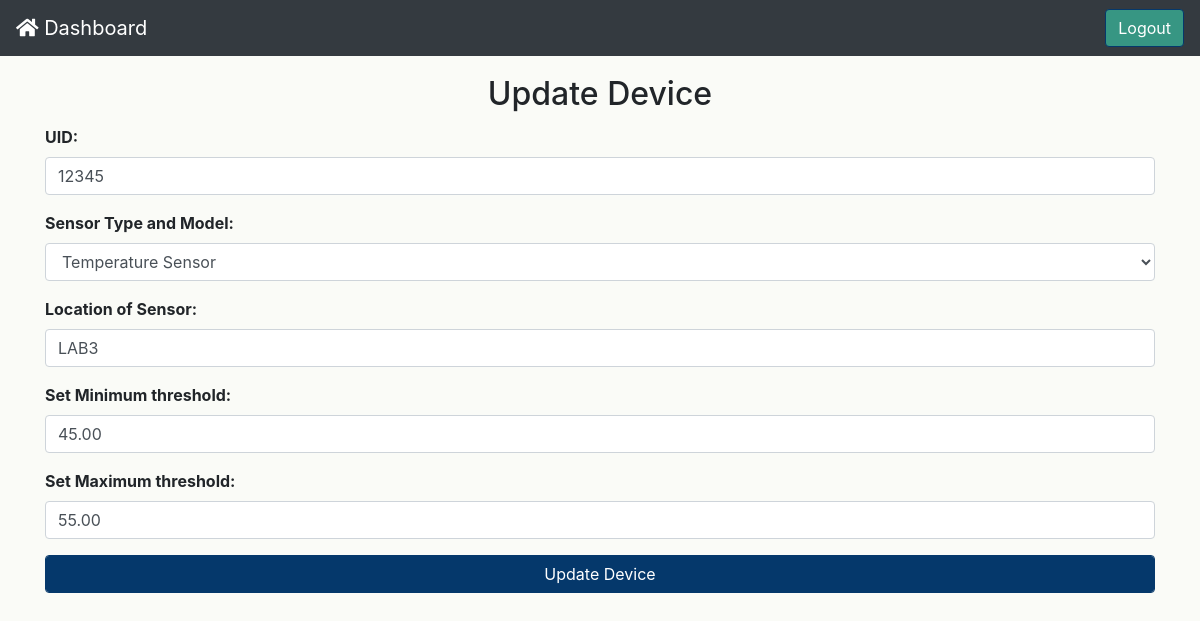
The page /modifySensor/25/ (signed in) on the database its author committed.
### esp/models.py (models this page shows, shortened)
class SensorReg(models.Model):
	TOS = (
			("Temperature Sensor","Temperature Sensor"),
			("CO2 gas Sensor","CO2 gas Sensor"),
			("Humidity Sensor","Humidity Sensor"),
			("Motion Sensor","Motion Sensor"),
			("Pressure Sensor","Pressure Sensor")
		)
	UID = models.CharField(max_length=10,unique=True)
	typeOfSensor = models.CharField(max_length=20,null=True,choices=TOS,default="Temperature Sensor")
	location = models.CharField(max_length=100,null=True)
	min_threshold = models.DecimalField(max_digits=5, decimal_places=2,null=True)
	max_threshold = models.DecimalField(max_digits=5, decimal_places=2,null=True)
	date_created = models.DateTimeField(auto_now_add=True)

### esp/views.py (the view)
# urls.py: path('modifySensor/<str:pk>/',views.modifySensor, name='modifySensor'),
@login_required(login_url='esp:home')
def modifySensor(request,pk):
	data = SensorReg.objects.get(id=pk)
	form = SensorRegForm(instance=data)
	if request.method == 'POST':
		form = SensorRegForm(request.POST, instance=data)
		if form.is_valid():
			form.save()
			messages.info(request, "Sensor registered with UID "+uid+" modified")
			return redirect('esp:dashboard')
	context = {'form':form ,'addOrupdate':"Update Device", 'heading' : "Update Device" }
	return render(request, 'DeviceRegistration.html',context)

### esp/forms.py
class SensorRegForm(forms.ModelForm):
	class Meta:
		model = SensorReg
		fields = '__all__'

### templates/DeviceRegistration.html (shortened to what this page needs)
<!DOCTYPE html>
{% load  static %}
<html lang="en" dir="ltr">
  <head>
    <link rel="stylesheet" href="https://maxcdn.bootstrapcdn.com/bootstrap/4.0.0/css/bootstrap.min.css">
    <link rel="stylesheet" href="{% static "css/master.css" %}">
    <link rel="stylesheet" href="https://cdnjs.cloudflare.com/ajax/libs/font-awesome/5.15.1/css/all.min.css" />
  </head>
  <body>
    <nav class="navbar fixed-top navbar-expand-lg navbar-dark bg-dark mb-2">
      <a class="navbar-brand" href="{% url 'esp:dashboard'%}"><i class="fas fa-home"></i> Dashboard</a>
      <a href="{% url 'esp:logout' %}"class="ml-auto">
        <button id="Logout"type="button" class="btn">Logout</button>
      </a>
    </nav>
    <div class="container content">
      <div class="row d-flex justify-content-center mt-5 mb-1">
        <h2>{{ heading }}</h2>
      </div>
      <form action="" method="POST">
        <div class="form-group">
          <label for="exampleFormControlInput1">UID:</label>
          {{form.UID}}
        </div>
        <div class="form-group">
          <label for="exampleFormControlSelect1">Sensor Type and Model:</label>
          {{form.typeOfSensor}}
        </div>
        <div class="form-group">
          <label for="exampleFormControlInput1">Location of Sensor:</label>
          {{form.location}}
        </div>
        <div class="form-group">
          <label for="exampleFormControlInput1">Set Minimum threshold:</label>
          {{form.min_threshold}}
        </div>
        <div class="form-group">
          <label for="exampleFormControlInput1">Set Maximum threshold:</label>
          {{form.max_threshold}}
        </div>
        <div class="form-group d-flex justify-content-center d-flex mt-1">
          <input type="submit" name="ADD" value="{{ addOrupdate }}" class="btn">
        </div>
      </form>
    </div>
  </body>
</html>

### static/css/master.css (style rules this page uses)
.btn { background-color: #05386B; color: white; border-color: #05386B; }
body { background-color: #FAFBF7; }
.navbar { color: white; background-color: #8EE4AF; }
#Logout { background-color: #379683; }
.content { margin-top: 75px; }
label { font-weight: bold; }

### rows shown on the page
SensorReg: UID "12345", typeOfSensor "Temperature Sensor", location "LAB3", min_threshold "45.00", max_threshold "55.00"

### other values the page prints
{{ heading }} "Update Device"
